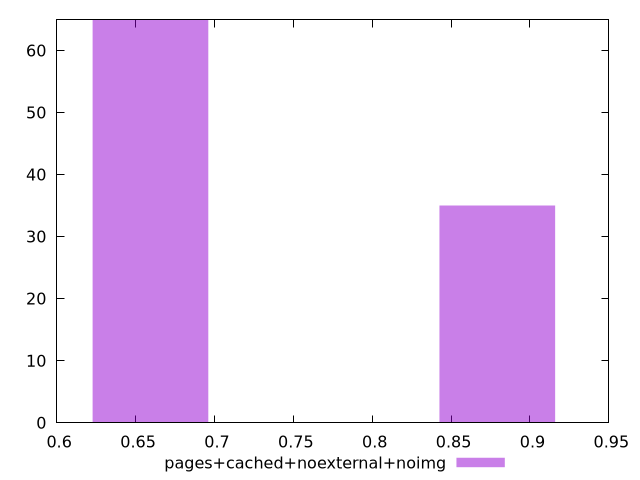

Generate this figure with gnuplot:
$_pagesCachedNoexternalNoimg <<EOF
0.8792907782801297 35
0.6594680837100972 65
EOF
set key outside below
set terminal pngcairo
set output "report_00006_2020-11-02T20-21-41.718Z/render-blocking-resources/pages+cached+noexternal+noimg//hist.png"
set yrange [0:65]
set boxwidth 0.07327423152334414
set style fill transparent solid 0.5 noborder
plot $_pagesCachedNoexternalNoimg title "pages+cached+noexternal+noimg" with boxes ,
